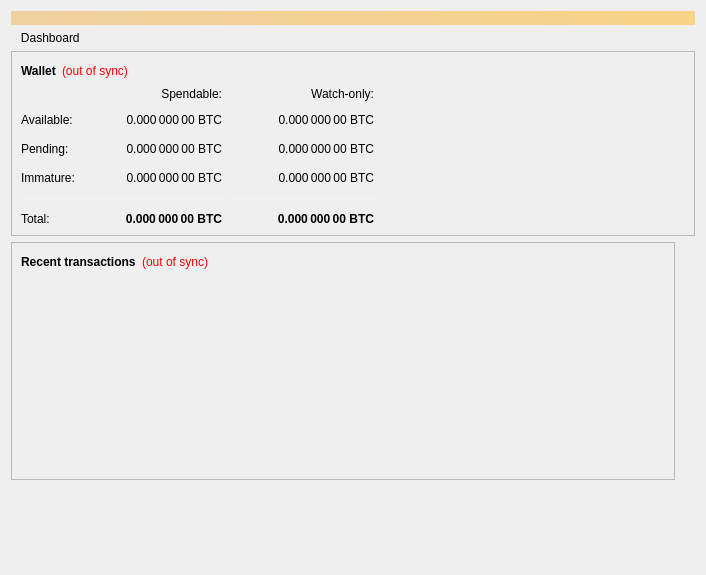
<?xml version="1.0" encoding="UTF-8"?>
<ui version="4.0">
 <class>OverviewPage</class>
 <widget class="QWidget" name="OverviewPage">
  <property name="geometry">
   <rect>
    <x>0</x>
    <y>0</y>
    <width>706</width>
    <height>575</height>
   </rect>
  </property>
  <property name="sizePolicy">
   <sizepolicy hsizetype="Fixed" vsizetype="Fixed">
    <horstretch>0</horstretch>
    <verstretch>0</verstretch>
   </sizepolicy>
  </property>
  <property name="minimumSize">
   <size>
    <width>600</width>
    <height>0</height>
   </size>
  </property>
  <property name="windowTitle">
   <string>Form</string>
  </property>
  <layout class="QVBoxLayout" name="topLayout">
   <item>
    <widget class="QLabel" name="labelAlerts">
     <property name="visible">
      <bool>false</bool>
     </property>
     <property name="styleSheet">
      <string notr="true">background-color: qlineargradient(x1: 0, y1: 0, x2: 1, y2: 0, stop:0 #F0D0A0, stop:1 #F8D488); color:#000000;</string>
     </property>
     <property name="wordWrap">
      <bool>true</bool>
     </property>
     <property name="margin">
      <number>3</number>
     </property>
    </widget>
   </item>
   <item>
    <widget class="QLabel" name="label_Dashboard">
     <property name="sizePolicy">
      <sizepolicy hsizetype="Expanding" vsizetype="Preferred">
       <horstretch>0</horstretch>
       <verstretch>0</verstretch>
      </sizepolicy>
     </property>
     <property name="text">
      <string>   Dashboard</string>
     </property>
    </widget>
   </item>
   <item>
    <widget class="QFrame" name="frame_ovp_Wallet">
     <property name="frameShape">
      <enum>QFrame::StyledPanel</enum>
     </property>
     <property name="frameShadow">
      <enum>QFrame::Raised</enum>
     </property>
     <layout class="QVBoxLayout" name="verticalLayout_4">
      <item>
       <layout class="QHBoxLayout" name="horizontalLayout_4">
        <item>
         <widget class="QLabel" name="label_Wallet">
          <property name="font">
           <font>
            <weight>75</weight>
            <bold>true</bold>
           </font>
          </property>
          <property name="text">
           <string>Wallet</string>
          </property>
         </widget>
        </item>
        <item>
         <widget class="QLabel" name="labelWalletStatus">
          <property name="cursor">
           <cursorShape>WhatsThisCursor</cursorShape>
          </property>
          <property name="toolTip">
           <string>The displayed information may be out of date. Your wallet automatically synchronizes with the Crown network after a connection is established, but this process has not completed yet.</string>
          </property>
          <property name="styleSheet">
           <string notr="true">QLabel { color: red; }</string>
          </property>
          <property name="text">
           <string notr="true">(out of sync)</string>
          </property>
          <property name="alignment">
           <set>Qt::AlignLeading|Qt::AlignLeft|Qt::AlignVCenter</set>
          </property>
         </widget>
        </item>
        <item>
         <spacer name="horizontalSpacer_3">
          <property name="orientation">
           <enum>Qt::Horizontal</enum>
          </property>
          <property name="sizeHint" stdset="0">
           <size>
            <width>40</width>
            <height>20</height>
           </size>
          </property>
         </spacer>
        </item>
       </layout>
      </item>
      <item>
       <layout class="QGridLayout" name="gridLayout">
        <property name="spacing">
         <number>12</number>
        </property>
        <item row="4" column="2">
         <widget class="Line" name="lineWatchBalance">
          <property name="sizePolicy">
           <sizepolicy hsizetype="Preferred" vsizetype="Fixed">
            <horstretch>0</horstretch>
            <verstretch>0</verstretch>
           </sizepolicy>
          </property>
          <property name="minimumSize">
           <size>
            <width>140</width>
            <height>0</height>
           </size>
          </property>
          <property name="styleSheet">
           <string notr="true">border: 1px solid #f2f2f2</string>
          </property>
          <property name="orientation">
           <enum>Qt::Horizontal</enum>
          </property>
         </widget>
        </item>
        <item row="0" column="2">
         <widget class="QLabel" name="labelWatchonly">
          <property name="text">
           <string>Watch-only:</string>
          </property>
          <property name="alignment">
           <set>Qt::AlignRight|Qt::AlignTrailing|Qt::AlignVCenter</set>
          </property>
         </widget>
        </item>
        <item row="1" column="0">
         <widget class="QLabel" name="labelBalanceText">
          <property name="text">
           <string>Available:            </string>
          </property>
         </widget>
        </item>
        <item row="2" column="1">
         <widget class="QLabel" name="labelUnconfirmed">
          <property name="font">
           <font>
            <weight>50</weight>
            <bold>false</bold>
           </font>
          </property>
          <property name="cursor">
           <cursorShape>IBeamCursor</cursorShape>
          </property>
          <property name="toolTip">
           <string>Total of transactions that have yet to be confirmed, and do not yet count toward the spendable balance</string>
          </property>
          <property name="text">
           <string notr="true">0.000 000 00 BTC</string>
          </property>
          <property name="alignment">
           <set>Qt::AlignRight|Qt::AlignTrailing|Qt::AlignVCenter</set>
          </property>
          <property name="textInteractionFlags">
           <set>Qt::LinksAccessibleByMouse|Qt::TextSelectableByKeyboard|Qt::TextSelectableByMouse</set>
          </property>
         </widget>
        </item>
        <item row="3" column="1">
         <widget class="QLabel" name="labelImmature">
          <property name="font">
           <font>
            <weight>50</weight>
            <bold>false</bold>
           </font>
          </property>
          <property name="cursor">
           <cursorShape>IBeamCursor</cursorShape>
          </property>
          <property name="toolTip">
           <string>Mined balance that has not yet matured</string>
          </property>
          <property name="text">
           <string notr="true">0.000 000 00 BTC</string>
          </property>
          <property name="alignment">
           <set>Qt::AlignRight|Qt::AlignTrailing|Qt::AlignVCenter</set>
          </property>
          <property name="textInteractionFlags">
           <set>Qt::LinksAccessibleByMouse|Qt::TextSelectableByKeyboard|Qt::TextSelectableByMouse</set>
          </property>
         </widget>
        </item>
        <item row="5" column="2">
         <widget class="QLabel" name="labelWatchTotal">
          <property name="font">
           <font>
            <weight>75</weight>
            <bold>true</bold>
           </font>
          </property>
          <property name="cursor">
           <cursorShape>IBeamCursor</cursorShape>
          </property>
          <property name="toolTip">
           <string>Current total balance in watch-only addresses</string>
          </property>
          <property name="text">
           <string notr="true">0.000 000 00 BTC</string>
          </property>
          <property name="alignment">
           <set>Qt::AlignRight|Qt::AlignTrailing|Qt::AlignVCenter</set>
          </property>
          <property name="textInteractionFlags">
           <set>Qt::LinksAccessibleByMouse|Qt::TextSelectableByKeyboard|Qt::TextSelectableByMouse</set>
          </property>
         </widget>
        </item>
        <item row="1" column="1">
         <widget class="QLabel" name="labelBalance">
          <property name="font">
           <font>
            <weight>50</weight>
            <bold>false</bold>
           </font>
          </property>
          <property name="cursor">
           <cursorShape>IBeamCursor</cursorShape>
          </property>
          <property name="toolTip">
           <string>Your current spendable balance</string>
          </property>
          <property name="text">
           <string notr="true">0.000 000 00 BTC</string>
          </property>
          <property name="alignment">
           <set>Qt::AlignRight|Qt::AlignTrailing|Qt::AlignVCenter</set>
          </property>
          <property name="textInteractionFlags">
           <set>Qt::LinksAccessibleByMouse|Qt::TextSelectableByKeyboard|Qt::TextSelectableByMouse</set>
          </property>
         </widget>
        </item>
        <item row="2" column="0">
         <widget class="QLabel" name="labelPendingText">
          <property name="text">
           <string>Pending:</string>
          </property>
         </widget>
        </item>
        <item row="2" column="2">
         <widget class="QLabel" name="labelWatchPending">
          <property name="font">
           <font>
            <weight>50</weight>
            <bold>false</bold>
           </font>
          </property>
          <property name="cursor">
           <cursorShape>IBeamCursor</cursorShape>
          </property>
          <property name="toolTip">
           <string>Unconfirmed transactions to watch-only addresses</string>
          </property>
          <property name="text">
           <string notr="true">0.000 000 00 BTC</string>
          </property>
          <property name="alignment">
           <set>Qt::AlignRight|Qt::AlignTrailing|Qt::AlignVCenter</set>
          </property>
          <property name="textInteractionFlags">
           <set>Qt::LinksAccessibleByMouse|Qt::TextSelectableByKeyboard|Qt::TextSelectableByMouse</set>
          </property>
         </widget>
        </item>
        <item row="5" column="1">
         <widget class="QLabel" name="labelTotal">
          <property name="font">
           <font>
            <weight>75</weight>
            <bold>true</bold>
           </font>
          </property>
          <property name="cursor">
           <cursorShape>IBeamCursor</cursorShape>
          </property>
          <property name="toolTip">
           <string>Your current total balance</string>
          </property>
          <property name="text">
           <string notr="true">0.000 000 00 BTC</string>
          </property>
          <property name="alignment">
           <set>Qt::AlignRight|Qt::AlignTrailing|Qt::AlignVCenter</set>
          </property>
          <property name="textInteractionFlags">
           <set>Qt::LinksAccessibleByMouse|Qt::TextSelectableByKeyboard|Qt::TextSelectableByMouse</set>
          </property>
         </widget>
        </item>
        <item row="3" column="0">
         <widget class="QLabel" name="labelImmatureText">
          <property name="text">
           <string>Immature:</string>
          </property>
         </widget>
        </item>
        <item row="5" column="0">
         <widget class="QLabel" name="labelTotalText">
          <property name="text">
           <string>Total:</string>
          </property>
         </widget>
        </item>
        <item row="3" column="2">
         <widget class="QLabel" name="labelWatchImmature">
          <property name="font">
           <font>
            <weight>50</weight>
            <bold>false</bold>
           </font>
          </property>
          <property name="cursor">
           <cursorShape>IBeamCursor</cursorShape>
          </property>
          <property name="toolTip">
           <string>Mined balance in watch-only addresses that has not yet matured</string>
          </property>
          <property name="text">
           <string notr="true">0.000 000 00 BTC</string>
          </property>
          <property name="alignment">
           <set>Qt::AlignRight|Qt::AlignTrailing|Qt::AlignVCenter</set>
          </property>
          <property name="textInteractionFlags">
           <set>Qt::LinksAccessibleByMouse|Qt::TextSelectableByKeyboard|Qt::TextSelectableByMouse</set>
          </property>
         </widget>
        </item>
        <item row="1" column="2">
         <widget class="QLabel" name="labelWatchAvailable">
          <property name="font">
           <font>
            <weight>50</weight>
            <bold>false</bold>
           </font>
          </property>
          <property name="cursor">
           <cursorShape>IBeamCursor</cursorShape>
          </property>
          <property name="toolTip">
           <string>Your current balance in watch-only addresses</string>
          </property>
          <property name="text">
           <string notr="true">0.000 000 00 BTC</string>
          </property>
          <property name="alignment">
           <set>Qt::AlignRight|Qt::AlignTrailing|Qt::AlignVCenter</set>
          </property>
          <property name="textInteractionFlags">
           <set>Qt::LinksAccessibleByMouse|Qt::TextSelectableByKeyboard|Qt::TextSelectableByMouse</set>
          </property>
         </widget>
        </item>
        <item row="2" column="3">
         <spacer name="horizontalSpacer_2">
          <property name="orientation">
           <enum>Qt::Horizontal</enum>
          </property>
          <property name="sizeHint" stdset="0">
           <size>
            <width>40</width>
            <height>20</height>
           </size>
          </property>
         </spacer>
        </item>
        <item row="0" column="1">
         <widget class="QLabel" name="labelSpendable">
          <property name="text">
           <string>Spendable:</string>
          </property>
          <property name="alignment">
           <set>Qt::AlignRight|Qt::AlignTrailing|Qt::AlignVCenter</set>
          </property>
         </widget>
        </item>
        <item row="4" column="0" colspan="2">
         <widget class="Line" name="lineSpendableBalance">
          <property name="styleSheet">
           <string notr="true">border: 1px solid #f2f2f2;</string>
          </property>
          <property name="orientation">
           <enum>Qt::Horizontal</enum>
          </property>
         </widget>
        </item>
       </layout>
      </item>
     </layout>
    </widget>
   </item>
   <item>
    <layout class="QHBoxLayout" name="horizontalLayout" stretch="1,0">
     <item>
      <layout class="QVBoxLayout" name="verticalLayout_2">
       <item>
        <widget class="QFrame" name="frame_2">
         <property name="frameShape">
          <enum>QFrame::StyledPanel</enum>
         </property>
         <property name="frameShadow">
          <enum>QFrame::Raised</enum>
         </property>
         <layout class="QVBoxLayout" name="verticalLayout">
          <item>
           <layout class="QHBoxLayout" name="horizontalLayout_2">
            <item>
             <widget class="QLabel" name="label_RecentTransactions">
              <property name="font">
               <font>
                <weight>75</weight>
                <bold>true</bold>
               </font>
              </property>
              <property name="text">
               <string>Recent transactions</string>
              </property>
             </widget>
            </item>
            <item>
             <widget class="QLabel" name="labelTransactionsStatus">
              <property name="cursor">
               <cursorShape>WhatsThisCursor</cursorShape>
              </property>
              <property name="toolTip">
               <string>The displayed information may be out of date. Your wallet automatically synchronizes with the Crown network after a connection is established, but this process has not completed yet.</string>
              </property>
              <property name="styleSheet">
               <string notr="true">QLabel { color: red; }</string>
              </property>
              <property name="text">
               <string notr="true">(out of sync)</string>
              </property>
              <property name="alignment">
               <set>Qt::AlignRight|Qt::AlignTrailing|Qt::AlignVCenter</set>
              </property>
             </widget>
            </item>
            <item>
             <spacer name="horizontalSpacer">
              <property name="orientation">
               <enum>Qt::Horizontal</enum>
              </property>
              <property name="sizeHint" stdset="0">
               <size>
                <width>40</width>
                <height>20</height>
               </size>
              </property>
             </spacer>
            </item>
           </layout>
          </item>
          <item>
           <widget class="QListView" name="listTransactions">
            <property name="styleSheet">
             <string notr="true">QListView { background: transparent; }</string>
            </property>
            <property name="frameShape">
             <enum>QFrame::NoFrame</enum>
            </property>
            <property name="verticalScrollBarPolicy">
             <enum>Qt::ScrollBarAlwaysOff</enum>
            </property>
            <property name="horizontalScrollBarPolicy">
             <enum>Qt::ScrollBarAlwaysOff</enum>
            </property>
            <property name="selectionMode">
             <enum>QAbstractItemView::NoSelection</enum>
            </property>
           </widget>
          </item>
         </layout>
        </widget>
       </item>
       <item>
        <widget class="QFrame" name="frameDarksend">
         <property name="enabled">
          <bool>false</bool>
         </property>
         <property name="minimumSize">
          <size>
           <width>0</width>
           <height>0</height>
          </size>
         </property>
         <property name="maximumSize">
          <size>
           <width>0</width>
           <height>0</height>
          </size>
         </property>
         <property name="layoutDirection">
          <enum>Qt::LeftToRight</enum>
         </property>
         <property name="frameShape">
          <enum>QFrame::StyledPanel</enum>
         </property>
         <property name="frameShadow">
          <enum>QFrame::Raised</enum>
         </property>
         <widget class="QWidget" name="formLayoutWidget">
          <property name="geometry">
           <rect>
            <x>10</x>
            <y>40</y>
            <width>451</width>
            <height>161</height>
           </rect>
          </property>
          <layout class="QFormLayout" name="formLayout">
           <property name="fieldGrowthPolicy">
            <enum>QFormLayout::AllNonFixedFieldsGrow</enum>
           </property>
           <property name="horizontalSpacing">
            <number>11</number>
           </property>
           <property name="verticalSpacing">
            <number>12</number>
           </property>
           <item row="0" column="0">
            <widget class="QLabel" name="label_6">
             <property name="text">
              <string>Status:</string>
             </property>
            </widget>
           </item>
           <item row="1" column="0">
            <widget class="QLabel" name="label_7">
             <property name="text">
              <string>Completion:</string>
             </property>
            </widget>
           </item>
           <item row="1" column="1">
            <widget class="QProgressBar" name="darksendProgress">
             <property name="maximumSize">
              <size>
               <width>154</width>
               <height>16777215</height>
              </size>
             </property>
             <property name="value">
              <number>0</number>
             </property>
            </widget>
           </item>
           <item row="2" column="0">
            <widget class="QLabel" name="labelAnonymizedText">
             <property name="text">
              <string>Darksend Balance:</string>
             </property>
            </widget>
           </item>
           <item row="2" column="1">
            <widget class="QLabel" name="labelAnonymized">
             <property name="font">
              <font>
               <weight>75</weight>
               <bold>true</bold>
              </font>
             </property>
             <property name="text">
              <string notr="true">0 CRW</string>
             </property>
            </widget>
           </item>
           <item row="3" column="0">
            <widget class="QLabel" name="label_8">
             <property name="text">
              <string>Amount and Rounds:</string>
             </property>
            </widget>
           </item>
           <item row="3" column="1">
            <widget class="QLabel" name="labelAmountRounds">
             <property name="text">
              <string>0 CRW / 0 Rounds</string>
             </property>
            </widget>
           </item>
           <item row="4" column="0">
            <widget class="QLabel" name="label_9">
             <property name="text">
              <string>Submitted Denom:</string>
             </property>
            </widget>
           </item>
           <item row="4" column="1">
            <widget class="QLabel" name="labelSubmittedDenom">
             <property name="toolTip">
              <string>The denominations you submitted to the Throne.&lt;br&gt;To mix, other users must submit the exact same denominations.</string>
             </property>
             <property name="text">
              <string>n/a</string>
             </property>
            </widget>
           </item>
           <item row="0" column="1">
            <widget class="QLabel" name="darksendEnabled">
             <property name="text">
              <string>Enabled/Disabled</string>
             </property>
            </widget>
           </item>
          </layout>
         </widget>
         <widget class="QPushButton" name="runAutoDenom">
          <property name="geometry">
           <rect>
            <x>251</x>
            <y>17</y>
            <width>1</width>
            <height>1</height>
           </rect>
          </property>
          <property name="palette">
           <palette>
            <active>
             <colorrole role="WindowText">
              <brush brushstyle="SolidPattern">
               <color alpha="255">
                <red>0</red>
                <green>0</green>
                <blue>0</blue>
               </color>
              </brush>
             </colorrole>
             <colorrole role="Button">
              <brush brushstyle="SolidPattern">
               <color alpha="255">
                <red>239</red>
                <green>238</green>
                <blue>238</blue>
               </color>
              </brush>
             </colorrole>
             <colorrole role="Light">
              <brush brushstyle="SolidPattern">
               <color alpha="255">
                <red>255</red>
                <green>255</green>
                <blue>255</blue>
               </color>
              </brush>
             </colorrole>
             <colorrole role="Midlight">
              <brush brushstyle="SolidPattern">
               <color alpha="255">
                <red>247</red>
                <green>246</green>
                <blue>246</blue>
               </color>
              </brush>
             </colorrole>
             <colorrole role="Dark">
              <brush brushstyle="SolidPattern">
               <color alpha="255">
                <red>119</red>
                <green>119</green>
                <blue>119</blue>
               </color>
              </brush>
             </colorrole>
             <colorrole role="Mid">
              <brush brushstyle="SolidPattern">
               <color alpha="255">
                <red>159</red>
                <green>159</green>
                <blue>159</blue>
               </color>
              </brush>
             </colorrole>
             <colorrole role="Text">
              <brush brushstyle="SolidPattern">
               <color alpha="255">
                <red>0</red>
                <green>0</green>
                <blue>0</blue>
               </color>
              </brush>
             </colorrole>
             <colorrole role="BrightText">
              <brush brushstyle="SolidPattern">
               <color alpha="255">
                <red>255</red>
                <green>255</green>
                <blue>255</blue>
               </color>
              </brush>
             </colorrole>
             <colorrole role="ButtonText">
              <brush brushstyle="SolidPattern">
               <color alpha="255">
                <red>0</red>
                <green>0</green>
                <blue>0</blue>
               </color>
              </brush>
             </colorrole>
             <colorrole role="Base">
              <brush brushstyle="SolidPattern">
               <color alpha="255">
                <red>255</red>
                <green>255</green>
                <blue>255</blue>
               </color>
              </brush>
             </colorrole>
             <colorrole role="Window">
              <brush brushstyle="SolidPattern">
               <color alpha="255">
                <red>239</red>
                <green>238</green>
                <blue>238</blue>
               </color>
              </brush>
             </colorrole>
             <colorrole role="Shadow">
              <brush brushstyle="SolidPattern">
               <color alpha="255">
                <red>0</red>
                <green>0</green>
                <blue>0</blue>
               </color>
              </brush>
             </colorrole>
             <colorrole role="AlternateBase">
              <brush brushstyle="SolidPattern">
               <color alpha="255">
                <red>247</red>
                <green>246</green>
                <blue>246</blue>
               </color>
              </brush>
             </colorrole>
             <colorrole role="ToolTipBase">
              <brush brushstyle="SolidPattern">
               <color alpha="255">
                <red>255</red>
                <green>255</green>
                <blue>220</blue>
               </color>
              </brush>
             </colorrole>
             <colorrole role="ToolTipText">
              <brush brushstyle="SolidPattern">
               <color alpha="255">
                <red>0</red>
                <green>0</green>
                <blue>0</blue>
               </color>
              </brush>
             </colorrole>
            </active>
            <inactive>
             <colorrole role="WindowText">
              <brush brushstyle="SolidPattern">
               <color alpha="255">
                <red>0</red>
                <green>0</green>
                <blue>0</blue>
               </color>
              </brush>
             </colorrole>
             <colorrole role="Button">
              <brush brushstyle="SolidPattern">
               <color alpha="255">
                <red>239</red>
                <green>238</green>
                <blue>238</blue>
               </color>
              </brush>
             </colorrole>
             <colorrole role="Light">
              <brush brushstyle="SolidPattern">
               <color alpha="255">
                <red>255</red>
                <green>255</green>
                <blue>255</blue>
               </color>
              </brush>
             </colorrole>
             <colorrole role="Midlight">
              <brush brushstyle="SolidPattern">
               <color alpha="255">
                <red>247</red>
                <green>246</green>
                <blue>246</blue>
               </color>
              </brush>
             </colorrole>
             <colorrole role="Dark">
              <brush brushstyle="SolidPattern">
               <color alpha="255">
                <red>119</red>
                <green>119</green>
                <blue>119</blue>
               </color>
              </brush>
             </colorrole>
             <colorrole role="Mid">
              <brush brushstyle="SolidPattern">
               <color alpha="255">
                <red>159</red>
                <green>159</green>
                <blue>159</blue>
               </color>
              </brush>
             </colorrole>
             <colorrole role="Text">
              <brush brushstyle="SolidPattern">
               <color alpha="255">
                <red>0</red>
                <green>0</green>
                <blue>0</blue>
               </color>
              </brush>
             </colorrole>
             <colorrole role="BrightText">
              <brush brushstyle="SolidPattern">
               <color alpha="255">
                <red>255</red>
                <green>255</green>
                <blue>255</blue>
               </color>
              </brush>
             </colorrole>
             <colorrole role="ButtonText">
              <brush brushstyle="SolidPattern">
               <color alpha="255">
                <red>0</red>
                <green>0</green>
                <blue>0</blue>
               </color>
              </brush>
             </colorrole>
             <colorrole role="Base">
              <brush brushstyle="SolidPattern">
               <color alpha="255">
                <red>255</red>
                <green>255</green>
                <blue>255</blue>
               </color>
              </brush>
             </colorrole>
             <colorrole role="Window">
              <brush brushstyle="SolidPattern">
               <color alpha="255">
                <red>239</red>
                <green>238</green>
                <blue>238</blue>
               </color>
              </brush>
             </colorrole>
             <colorrole role="Shadow">
              <brush brushstyle="SolidPattern">
               <color alpha="255">
                <red>0</red>
                <green>0</green>
                <blue>0</blue>
               </color>
              </brush>
             </colorrole>
             <colorrole role="AlternateBase">
              <brush brushstyle="SolidPattern">
               <color alpha="255">
                <red>247</red>
                <green>246</green>
                <blue>246</blue>
               </color>
              </brush>
             </colorrole>
             <colorrole role="ToolTipBase">
              <brush brushstyle="SolidPattern">
               <color alpha="255">
                <red>255</red>
                <green>255</green>
                <blue>220</blue>
               </color>
              </brush>
             </colorrole>
             <colorrole role="ToolTipText">
              <brush brushstyle="SolidPattern">
               <color alpha="255">
                <red>0</red>
                <green>0</green>
                <blue>0</blue>
               </color>
              </brush>
             </colorrole>
            </inactive>
            <disabled>
             <colorrole role="WindowText">
              <brush brushstyle="SolidPattern">
               <color alpha="255">
                <red>119</red>
                <green>119</green>
                <blue>119</blue>
               </color>
              </brush>
             </colorrole>
             <colorrole role="Button">
              <brush brushstyle="SolidPattern">
               <color alpha="255">
                <red>239</red>
                <green>238</green>
                <blue>238</blue>
               </color>
              </brush>
             </colorrole>
             <colorrole role="Light">
              <brush brushstyle="SolidPattern">
               <color alpha="255">
                <red>255</red>
                <green>255</green>
                <blue>255</blue>
               </color>
              </brush>
             </colorrole>
             <colorrole role="Midlight">
              <brush brushstyle="SolidPattern">
               <color alpha="255">
                <red>247</red>
                <green>246</green>
                <blue>246</blue>
               </color>
              </brush>
             </colorrole>
             <colorrole role="Dark">
              <brush brushstyle="SolidPattern">
               <color alpha="255">
                <red>119</red>
                <green>119</green>
                <blue>119</blue>
               </color>
              </brush>
             </colorrole>
             <colorrole role="Mid">
              <brush brushstyle="SolidPattern">
               <color alpha="255">
                <red>159</red>
                <green>159</green>
                <blue>159</blue>
               </color>
              </brush>
             </colorrole>
             <colorrole role="Text">
              <brush brushstyle="SolidPattern">
               <color alpha="255">
                <red>119</red>
                <green>119</green>
                <blue>119</blue>
               </color>
              </brush>
             </colorrole>
             <colorrole role="BrightText">
              <brush brushstyle="SolidPattern">
               <color alpha="255">
                <red>255</red>
                <green>255</green>
                <blue>255</blue>
               </color>
              </brush>
             </colorrole>
             <colorrole role="ButtonText">
              <brush brushstyle="SolidPattern">
               <color alpha="255">
                <red>119</red>
                <green>119</green>
                <blue>119</blue>
               </color>
              </brush>
             </colorrole>
             <colorrole role="Base">
              <brush brushstyle="SolidPattern">
               <color alpha="255">
                <red>239</red>
                <green>238</green>
                <blue>238</blue>
               </color>
              </brush>
             </colorrole>
             <colorrole role="Window">
              <brush brushstyle="SolidPattern">
               <color alpha="255">
                <red>239</red>
                <green>238</green>
                <blue>238</blue>
               </color>
              </brush>
             </colorrole>
             <colorrole role="Shadow">
              <brush brushstyle="SolidPattern">
               <color alpha="255">
                <red>0</red>
                <green>0</green>
                <blue>0</blue>
               </color>
              </brush>
             </colorrole>
             <colorrole role="AlternateBase">
              <brush brushstyle="SolidPattern">
               <color alpha="255">
                <red>239</red>
                <green>238</green>
                <blue>238</blue>
               </color>
              </brush>
             </colorrole>
             <colorrole role="ToolTipBase">
              <brush brushstyle="SolidPattern">
               <color alpha="255">
                <red>255</red>
                <green>255</green>
                <blue>220</blue>
               </color>
              </brush>
             </colorrole>
             <colorrole role="ToolTipText">
              <brush brushstyle="SolidPattern">
               <color alpha="255">
                <red>0</red>
                <green>0</green>
                <blue>0</blue>
               </color>
              </brush>
             </colorrole>
            </disabled>
           </palette>
          </property>
          <property name="focusPolicy">
           <enum>Qt::NoFocus</enum>
          </property>
          <property name="autoFillBackground">
           <bool>true</bool>
          </property>
          <property name="text">
           <string/>
          </property>
          <property name="flat">
           <bool>true</bool>
          </property>
         </widget>
         <widget class="QPushButton" name="toggleDarksend">
          <property name="geometry">
           <rect>
            <x>10</x>
            <y>292</y>
            <width>221</width>
            <height>56</height>
           </rect>
          </property>
          <property name="sizePolicy">
           <sizepolicy hsizetype="MinimumExpanding" vsizetype="Fixed">
            <horstretch>0</horstretch>
            <verstretch>0</verstretch>
           </sizepolicy>
          </property>
          <property name="text">
           <string>Start/Stop Mixing</string>
          </property>
         </widget>
         <widget class="Line" name="lineLastMessage">
          <property name="geometry">
           <rect>
            <x>10</x>
            <y>200</y>
            <width>441</width>
            <height>16</height>
           </rect>
          </property>
          <property name="orientation">
           <enum>Qt::Horizontal</enum>
          </property>
         </widget>
         <widget class="QLabel" name="darksendStatus">
          <property name="geometry">
           <rect>
            <x>10</x>
            <y>220</y>
            <width>451</width>
            <height>61</height>
           </rect>
          </property>
          <property name="minimumSize">
           <size>
            <width>288</width>
            <height>43</height>
           </size>
          </property>
          <property name="text">
           <string>(Last Message)</string>
          </property>
          <property name="alignment">
           <set>Qt::AlignLeading|Qt::AlignLeft|Qt::AlignTop</set>
          </property>
          <property name="wordWrap">
           <bool>true</bool>
          </property>
         </widget>
         <widget class="QPushButton" name="darksendAuto">
          <property name="geometry">
           <rect>
            <x>230</x>
            <y>292</y>
            <width>221</width>
            <height>28</height>
           </rect>
          </property>
          <property name="sizePolicy">
           <sizepolicy hsizetype="MinimumExpanding" vsizetype="Fixed">
            <horstretch>0</horstretch>
            <verstretch>0</verstretch>
           </sizepolicy>
          </property>
          <property name="toolTip">
           <string>Try to manually submit a Darksend request.</string>
          </property>
          <property name="text">
           <string>Try Mix</string>
          </property>
         </widget>
         <widget class="QPushButton" name="darksendReset">
          <property name="geometry">
           <rect>
            <x>230</x>
            <y>319</y>
            <width>221</width>
            <height>28</height>
           </rect>
          </property>
          <property name="sizePolicy">
           <sizepolicy hsizetype="MinimumExpanding" vsizetype="Fixed">
            <horstretch>0</horstretch>
            <verstretch>0</verstretch>
           </sizepolicy>
          </property>
          <property name="toolTip">
           <string>Reset the current status of Darksend (can interrupt Darksend if it's in the process of Mixing, which can cost you money!)</string>
          </property>
          <property name="autoFillBackground">
           <bool>false</bool>
          </property>
          <property name="text">
           <string>Reset</string>
          </property>
         </widget>
         <widget class="QWidget" name="layoutWidget">
          <property name="geometry">
           <rect>
            <x>10</x>
            <y>10</y>
            <width>431</width>
            <height>22</height>
           </rect>
          </property>
          <layout class="QHBoxLayout" name="horizontalLayout_5">
           <item>
            <widget class="QLabel" name="label_2">
             <property name="font">
              <font>
               <weight>75</weight>
               <bold>true</bold>
              </font>
             </property>
             <property name="text">
              <string>Darksend</string>
             </property>
            </widget>
           </item>
           <item>
            <widget class="QLabel" name="labelDarksendSyncStatus">
             <property name="toolTip">
              <string>The displayed information may be out of date. Your wallet automatically synchronizes with the Crown network after a connection is established, but this process has not completed yet.</string>
             </property>
             <property name="styleSheet">
              <string notr="true">QLabel { color: red; }</string>
             </property>
             <property name="text">
              <string notr="true">(out of sync)</string>
             </property>
             <property name="alignment">
              <set>Qt::AlignLeading|Qt::AlignLeft|Qt::AlignVCenter</set>
             </property>
            </widget>
           </item>
           <item>
            <spacer name="horizontalSpacer_4">
             <property name="orientation">
              <enum>Qt::Horizontal</enum>
             </property>
             <property name="sizeHint" stdset="0">
              <size>
               <width>40</width>
               <height>20</height>
              </size>
             </property>
            </spacer>
           </item>
          </layout>
         </widget>
        </widget>
       </item>
       <item>
        <spacer name="verticalSpacer">
         <property name="orientation">
          <enum>Qt::Vertical</enum>
         </property>
         <property name="sizeHint" stdset="0">
          <size>
           <width>20</width>
           <height>40</height>
          </size>
         </property>
        </spacer>
       </item>
      </layout>
     </item>
     <item>
      <layout class="QVBoxLayout" name="verticalLayout_3">
       <item>
        <spacer name="verticalSpacer_2">
         <property name="orientation">
          <enum>Qt::Horizontal</enum>
         </property>
         <property name="sizeType">
          <enum>QSizePolicy::Fixed</enum>
         </property>
         <property name="sizeHint" stdset="0">
          <size>
           <width>20</width>
           <height>100</height>
          </size>
         </property>
        </spacer>
       </item>
      </layout>
     </item>
    </layout>
   </item>
  </layout>
 </widget>
 <resources/>
 <connections/>
</ui>
